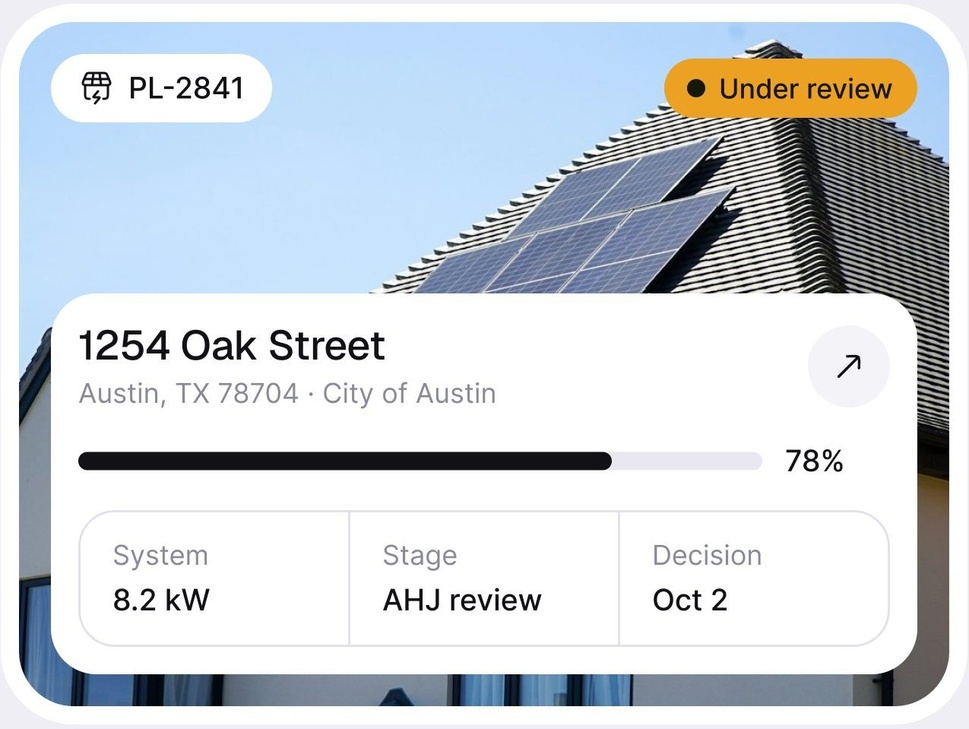
#> input picture .claude/skills/design-de-produto/biblioteca/galeria/02-componentes/cartao-foto-permitly.jpg, 969 x 729 px, shrunk from 1275 x 959 before the run
$ python recorta_fundo.py ../../design-de-produto/biblioteca/galeria/02-componentes/cartao-foto-permitly.jpg ../../design-de-produto/biblioteca/galeria/02-componentes/bento-resolveai.jpg
#> lines starting #> are read from the running program, lines starting #| are printed output that depends on the picture
"""Tira o fundo branco de um PNG (ilustração, personagem, ícone) para usar sobre
um fundo com textura no vídeo.

    python recorta_fundo.py <entrada.png> <saida.png>

Ilustração exportada com fundo branco vira, sobre uma textura ou uma cor, um
retângulo branco que apaga o que está atrás. `mix-blend-mode: multiply` resolve
no quadro parado, mas o render do HyperFrames não o aplica (medido): o conserto
é o PNG com transparência.

Só o branco LIGADO À BORDA vira transparente (preenchimento a partir das
bordas); o branco de dentro do desenho (pele, reflexo, o miolo de uma letra)
continua branco, e o fundo não atravessa o desenho. A borda do traço ganha 1 px
de transição para não serrilhar.

Precisa do Pillow (`python -m pip install pillow`).
"""
import sys

from PIL import Image, ImageDraw, ImageFilter

MARCA = (255, 0, 255)


def recorta(entrada, saida, limiar=28):
#> called with limiar = 28
    im = Image.open(entrada).convert("RGBA")
    rgb = im.convert("RGB")
#> rgb is the input picture: PIL image 969x729 RGB; mean R, G, B 206, 212.3, 218.4
    w, h = rgb.size
#> w = 969; h = 729
    # sementes em toda a borda, a cada 40 px: pega fundo que as quinas não alcançam
    sementes = [(x, 0) for x in range(0, w, 40)] + [(x, h - 1) for x in range(0, w, 40)]
    sementes += [(0, y) for y in range(0, h, 40)] + [(w - 1, y) for y in range(0, h, 40)]
    for s in sementes:
        r, g, b = rgb.getpixel(s)
        if min(r, g, b) >= 255 - limiar:
            ImageDraw.floodfill(rgb, s, MARCA, thresh=limiar)
#> this loop made 88 passes
#> (r, g, b) on passes 1 to 12: (239, 238, 244), (255, 0, 255), (255, 0, 255), (255, 0, 255), (255, 0, 255), (255, 0, 255), (255, 0, 255), (255, 0, 255), (255, 0, 255), (255, 0, 255), (255, 0, 255), (255, 0, 255)
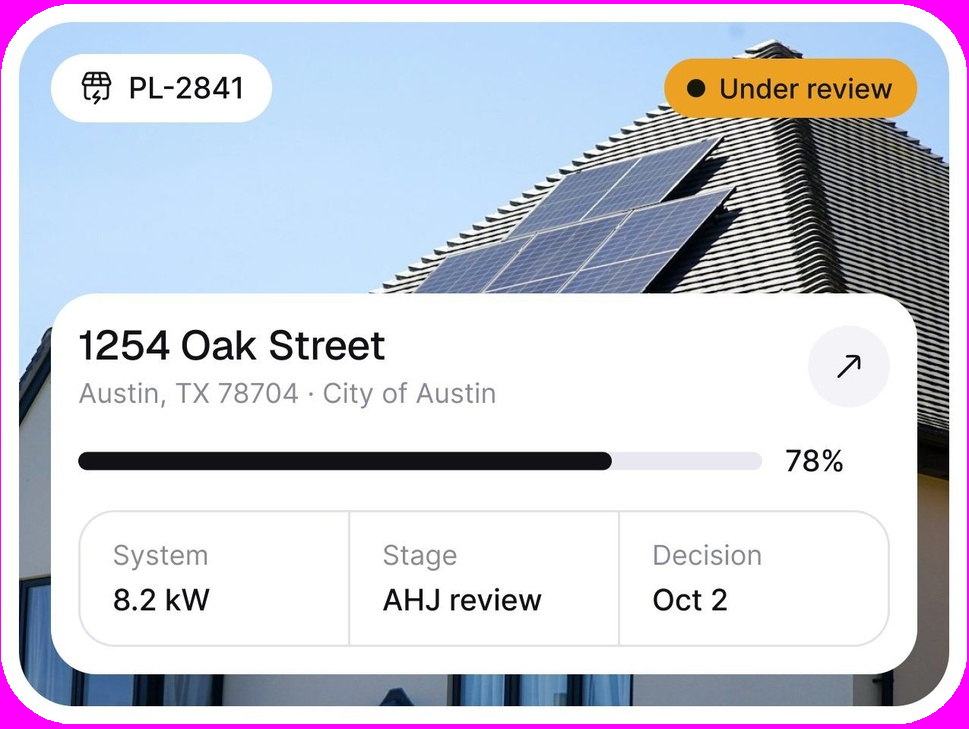
#> rgb: PIL image 969x729 RGB; mean R, G, B 206.3, 207.1, 218.6
    px = rgb.load()
    mascara = Image.new("L", (w, h), 255)
#> mascara: PIL image 969x729 L; every value is 255
    mp = mascara.load()
    for y in range(h):
        for x in range(w):
            if px[x, y] == MARCA:
                mp[x, y] = 0
    mascara = mascara.filter(ImageFilter.GaussianBlur(0.8))
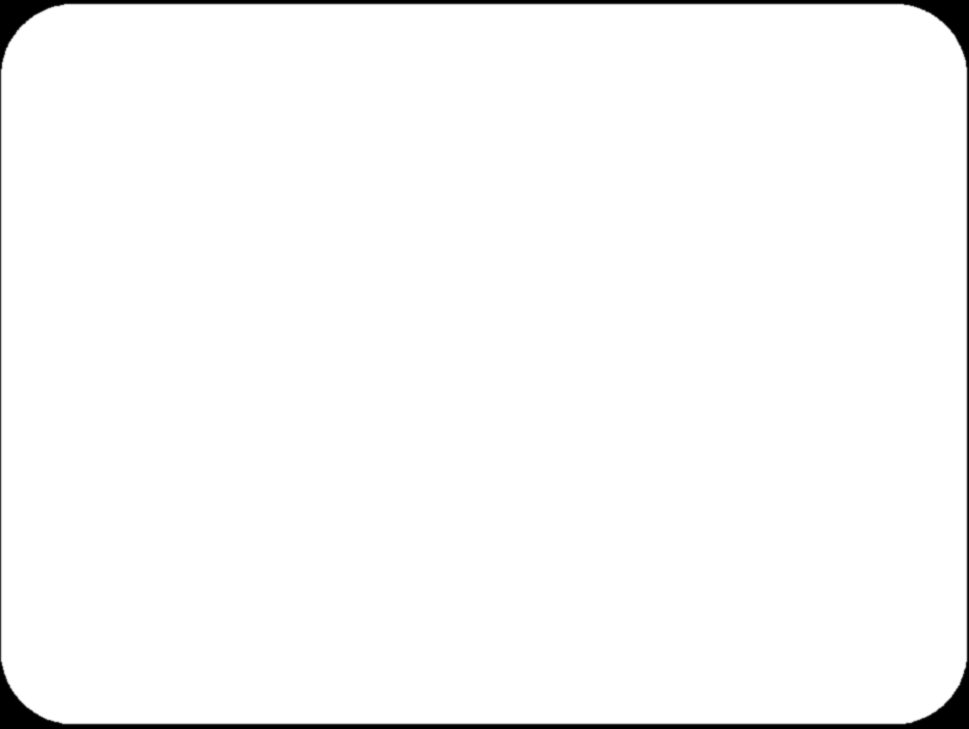
#> mascara: PIL image 969x729 L; min 0, max 255, mean 249.5
    im.putalpha(mascara)
    im.save(saida)
    return sum(mascara.histogram()[:128]) / (w * h)


if __name__ == "__main__":
    if len(sys.argv) != 3:
        print(__doc__)
        sys.exit(2)
    print(f"fundo transparente: {recorta(sys.argv[1], sys.argv[2]):.0%} da imagem")

$ run again, on .claude/skills/design-de-produto/biblioteca/galeria/02-componentes/cartao-destaque-next-steps.jpg
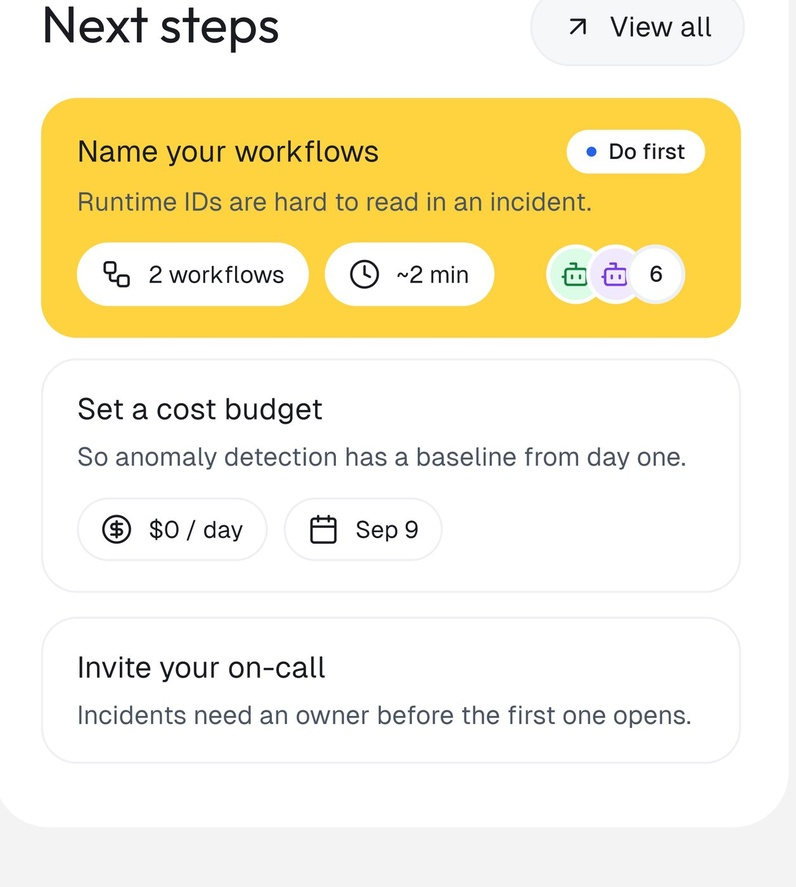
#> input picture .claude/skills/design-de-produto/biblioteca/galeria/02-componentes/cartao-destaque-next-steps.jpg, 796 x 887 px, shrunk from 1256 x 1400 before the run
#> in recorta, rgb is the input picture: PIL image 796x887 RGB; mean R, G, B 247.2, 239.7, 213.7
#> the loop in recorta, `for s in sementes:` made 86 passes
#> (r, g, b) on passes 1 to 8: (255, 255, 255), (255, 0, 255), (255, 0, 255), (255, 0, 255), (255, 0, 255), (255, 0, 255), (255, 0, 255), (255, 0, 255)
#> after the loop in recorta, `for s in sementes:`:
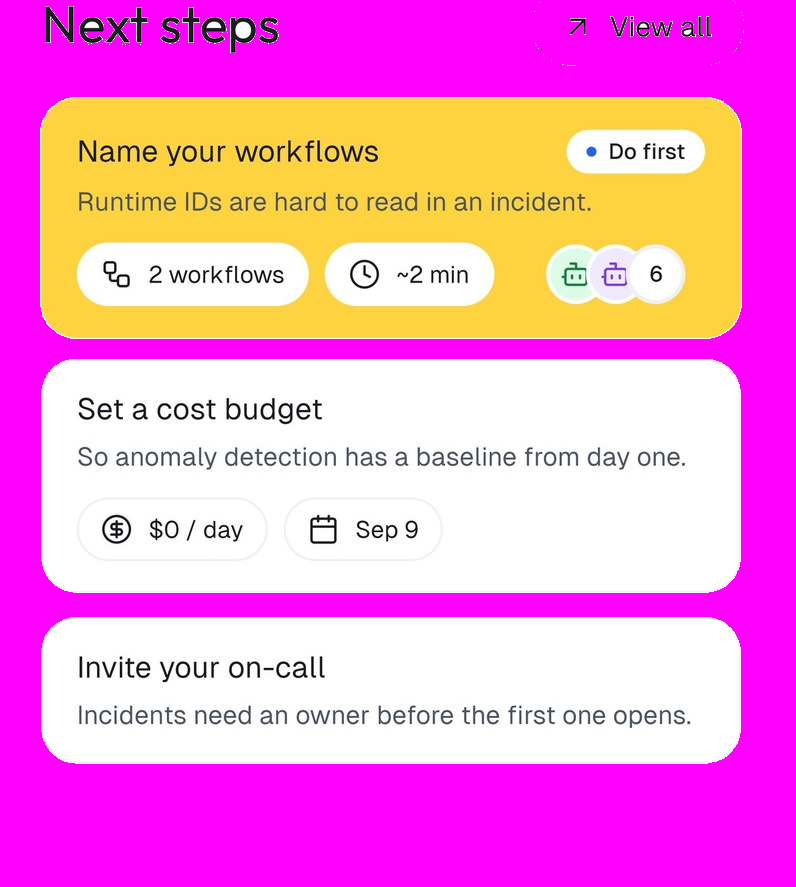
#> rgb: PIL image 796x887 RGB; mean R, G, B 248.3, 144, 214.8
#> in recorta, `mascara = mascara.filter(ImageFilter.GaussianBlur(0.8))`:
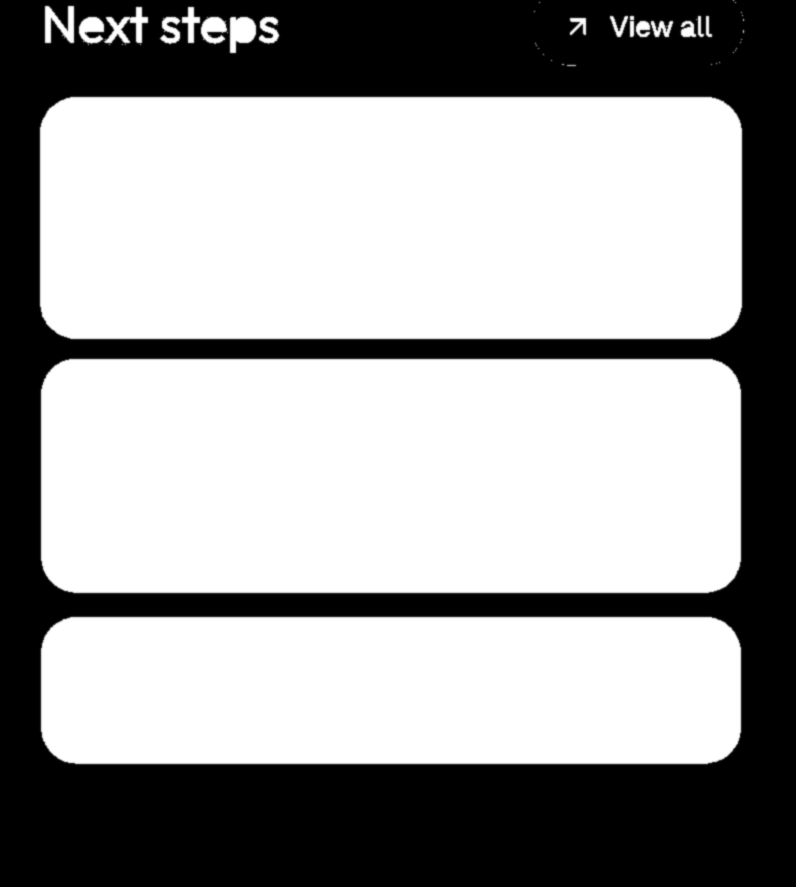
#> mascara: PIL image 796x887 L; min 0, max 255, mean 158.2

$ run again, on .claude/skills/design-de-produto/biblioteca/galeria/02-componentes/cartao-oiq-saude-e-minikpis.jpg
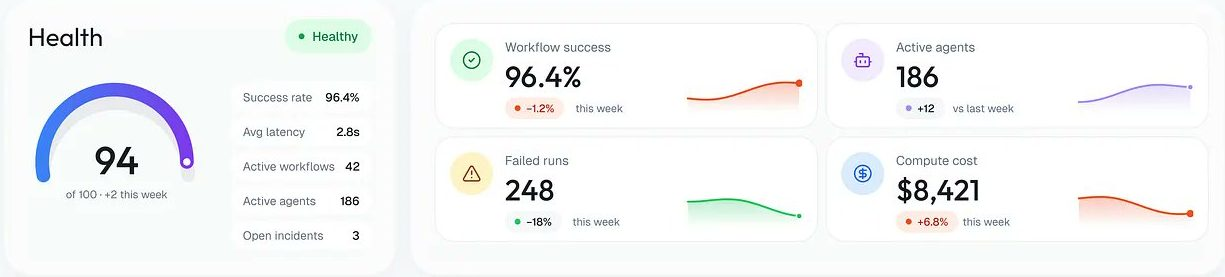
#> input picture .claude/skills/design-de-produto/biblioteca/galeria/02-componentes/cartao-oiq-saude-e-minikpis.jpg, 1225 x 277 px
#> in recorta, rgb is the input picture: PIL image 1225x277 RGB; mean R, G, B 244.4, 245.9, 246.4
#> the loop in recorta, `for s in sementes:` made 76 passes
#> (r, g, b) on passes 1 to 8: (246, 250, 251), (255, 0, 255), (255, 0, 255), (255, 0, 255), (255, 0, 255), (255, 0, 255), (255, 0, 255), (255, 0, 255)
#> after the loop in recorta, `for s in sementes:`:
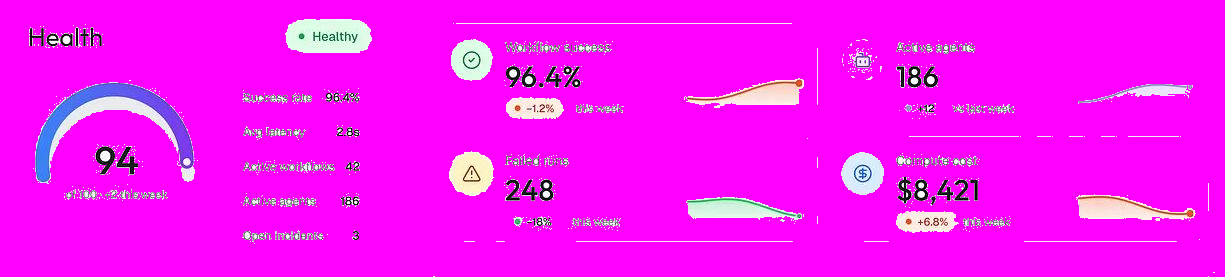
#> rgb: PIL image 1225x277 RGB; mean R, G, B 247.8, 18.3, 248.9
#> in recorta, `mascara = mascara.filter(ImageFilter.GaussianBlur(0.8))`:
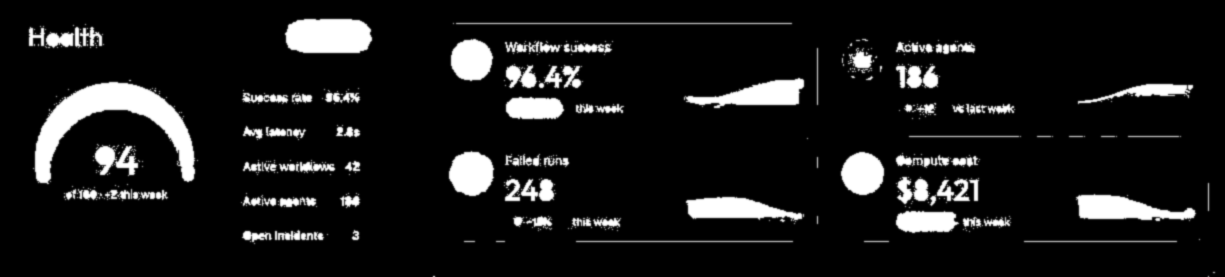
#> mascara: PIL image 1225x277 L; min 0, max 255, mean 25.2
